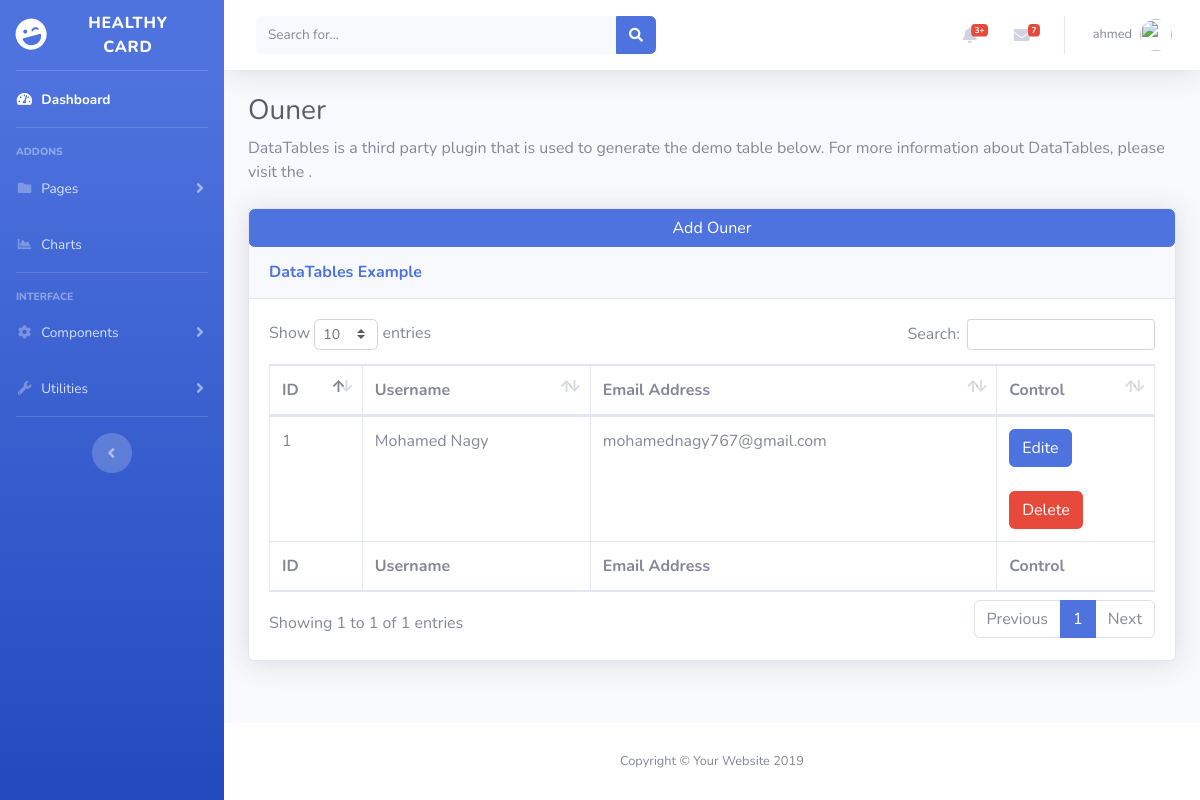
Screenshot of /admin/ouner.php (signed in) with the database file from the repository.
### tables this page shows
CREATE TABLE `managers` (
  `id` int(11) NOT NULL,
  `username` varchar(255) NOT NULL,
  `email` varchar(255) NOT NULL,
  `password` varchar(255) NOT NULL,
  `phone` varchar(100) NOT NULL,
  `address` varchar(255) NOT NULL,
  `hospital_name_id` int(11) NOT NULL,
  `priv` int(11) NOT NULL
);

CREATE TABLE `uner` (
  `id` int(11) NOT NULL,
  `username` varchar(255) NOT NULL,
  `email` varchar(255) NOT NULL,
  `password` varchar(255) NOT NULL,
  `priv` int(11) NOT NULL
);

### admin/design/ouner/ounerTable.php (the view, shortened to what this page needs)
<div class="card shadow mb-4">
<a href="?action=add" class="btn btn-primary" >Add Ouner</a>
            <div class="card-header py-3">
              <h6 class="m-0 font-weight-bold text-primary">DataTables Example</h6>
            </div>
            <div class="card-body">
              <div class="table-responsive">
                <table class="table table-bordered" id="dataTable" width="100%" cellspacing="0">
                  <thead>
                    <tr>
                      <th>ID</th>
                      <th>Username</th>
                      <th>Email Address</th>
                      <th>Control</th>
                    </tr>
                  </thead>
                  <tfoot>
                    <tr>
                      <th>ID</th>
                      <th>Username</th>
                      <th>Email Address</th>
                      <th>Control</th>
                    </tr>
                  </tfoot>
                  <tbody>
<?php
require_once "functions/connect.php";
$select    =    "SELECT * FROM  uner";
$query     =    $conn -> query($select);
$id     =   0;
foreach ($query as $uner) {
?>
                    <tr>
                      <td><?= ++$id ?></td>
                      <td><?= $uner['username'] ?></td>
                      <td><?= $uner['email'] ?></td>
                      <td>
                        <a class="btn btn-primary" href="?action=edite&id=<?= $uner['id']?>">Edite</a>
                        <br>
                        <br>
                        <button type="button" class="btn btn-danger" data-toggle="modal" data-target="#q<?= $uner['id']?>">
                            Delete
                        </button>
                      </td>
<?php }; ?>
                    </tr>
                  </tbody>
                </table>

### admin/includes/header.php (shortened to what this page needs)
<nav class="navbar navbar-expand navbar-light bg-white topbar mb-4 static-top shadow">
<form class="d-none d-sm-inline-block form-inline mr-auto ml-md-3 my-2 my-md-0 mw-100 navbar-search">
  <div class="input-group">
    <input type="text" class="form-control bg-light border-0 small" placeholder="Search for..." aria-label="Search" aria-describedby="basic-addon2">
    <div class="input-group-append">
      <button class="btn btn-primary" type="button">
        <i class="fas fa-search fa-sm"></i>
      </button>
    </div>
  </div>
</form>
<ul class="navbar-nav ml-auto">
  <li class="nav-item dropdown no-arrow mx-1">
    <a class="nav-link dropdown-toggle" href="#" id="alertsDropdown" role="button" data-toggle="dropdown" aria-haspopup="true" aria-expanded="false">
      <i class="fas fa-bell fa-fw"></i>
      <span class="badge badge-danger badge-counter">3+</span>
    </a>
  </li>
  <li class="nav-item dropdown no-arrow mx-1">
    <a class="nav-link dropdown-toggle" href="#" id="messagesDropdown" role="button" data-toggle="dropdown" aria-haspopup="true" aria-expanded="false">
      <i class="fas fa-envelope fa-fw"></i>
      <span class="badge badge-danger badge-counter">7</span>
    </a>
  </li>
  <?php
  $nam  = $_SESSION['name'];
  $id  = $_SESSION['login'];
   require_once "functions/connect.php";
   $sel  = "SELECT * FROM $nam  WHERE  id = $id";
   $query = $conn -> query($sel);
   $name  = $query -> fetch_assoc();
  ?>
  <li class="nav-item dropdown no-arrow">
    <a class="nav-link dropdown-toggle" href="#" id="userDropdown" role="button" data-toggle="dropdown" aria-haspopup="true" aria-expanded="false">
      <span class="mr-2 d-none d-lg-inline text-gray-600 small"><?php echo @$name['username'] ?></span>
      <img class="img-profile rounded-circle" src="https://source.unsplash.com/QAB-WJcbgJk/60x60">
    </a>
  </li>
</ul>
</nav>

### rows the page displays
managers: username "ahmed"
uner: username "Mohamed Nagy", email "mohamednagy767@gmail.com"
